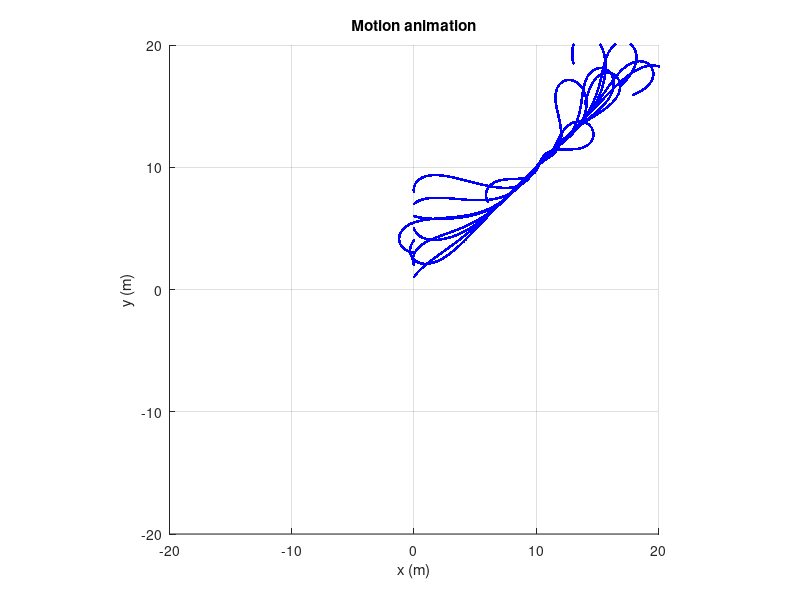

MATLAB code to generate this figure:
%% 
%   Particle Dynamics and State Feedback Contro from Napora and Paley:
%   "Observer-Based Feedback Control For Stabilization od Collective
%   Motion"
%
%   first order steering
close all
%% Deklarations/Definitions
% Timestepsize
dt = 0.01;
% Simulation Time (s)
tmax = 30;
% Number of Particles/Vehicles
N = 8;
% Constant Speed
v = 1;
% Local Position vector of the Particles/Vehicles incl. starting position
r = zeros(2*tmax/dt,N);
r(1,:) = zeros(1,N);
r(2,:) = 1:N;
% Local Speed orientation absolute
theta_abs = zeros(tmax/dt+1,N);
theta_abs(1,:) = 1:N;
% Matrix of relative orientations
%theta_rel = zeros (N,N);
% Position differences
drx = zeros(1,N);
dry = zeros(1,N);
% Time-Derivation of Speed Orientation 
nu = zeros (1,N);
% Control Gains 
K = -1; % Swarm Gain
Kt = 3;   % Tangetial Gain
%   K<0 for straight-line Motion (parrallel trajectories)
%   K>0 for balanced Motion (Sum of all velocities equal zero)
% if straight Line Motion Tangent_target:
r_Tx=-20:0.01:20;
r_Ty= 1* r_Tx;
r_T=[1;1];

theta_T = atan2(r_T(2),r_T(1));
% Punkte auf Tangente, mit minimalem Abstand zum  Boot
R_T = zeros(2,1);
% Vektor zur Tangente
r_target = zeros(2,1);
% Circular Motion?
circular_motion = 0; % 1 Yes 0 No



%% timesteps

if circular_motion == 0
if K<0
    clf;                                    
    axis square;
    axis([-20 20 -20 20]);
    grid on;
    hold on;                               
    title('Motion animation');
    xlabel('x (m)');  
    ylabel('y (m)');
    for ii = 1:(tmax/dt)
        nu = zeros(1,N);
%         for jj = 1:N
%             for kk = 1:N
%                 nu(jj) = nu(jj) + sin(theta_abs(ii,kk)-theta_abs(ii,jj));
%             end
%         end 
%         nu = - (K/N)*nu;
        for jj = 1:N
            R_T = [norm([r(2*ii-1,jj);r(2*ii,jj)])*sin(theta_T)*cos(theta_T);norm([r(2*ii-1,jj);r(2*ii,jj)])*sin(theta_T)*sin(theta_T)]+r_T*Kt;
            r_target = R_T-[r(2*ii-1,jj);r(2*ii,jj)];
            %theta_target = acos(r_target(1)/norm(r_target));
            theta_target = atan2(r_target(2),r_target(1));
            nu(jj) = sin(theta_target-theta_abs(ii,jj));
        end
        nu = - (K)*nu;
        
        %Winkel zur Tangente berechnen
        
        
        theta_abs(ii+1,:) = theta_abs(ii,:)+ nu * dt ;
        
        drx = cos(theta_abs(ii,:))*v*dt;
        dry = sin(theta_abs(ii,:))*v*dt;

        r(2*(ii+1)-1,:)= r(2*ii-1,:)+drx;
        r(2*(ii+1),:)= r(2*ii,:)+dry;

        plot(r(2*ii-1,:),r(2*ii,:),'b.');

        pause(dt);
    end
elseif K>0
    clf;                                    
    axis square;
    axis([-20 20 -20 20]);
    grid on;
    hold on;                               
    title('Motion animation');
    xlabel('x (m)');  
    ylabel('y (m)');
    for ii = 1:(tmax/dt)
        nu = zeros(1,N);


        for jj = 1:N
            for kk = 1:N
                nu(jj) = nu(jj) + sin(theta_abs(ii,kk)-theta_abs(ii,jj));
            end
        end 
        nu = - (K/N)*nu;
        theta_abs(ii+1,:) = theta_abs(ii,:)+ nu * dt ;

        drx = cos(theta_abs(ii,:))*v*dt;
        dry = sin(theta_abs(ii,:))*v*dt;

        r(2*(ii+1)-1,:)= r(2*ii-1,:)+drx;
        r(2*(ii+1),:)= r(2*ii,:)+dry;

        plot(r(2*ii-1,:),r(2*ii,:),'b.');

        pause(dt);
    end
end

    hold off;
elseif circular_motion == 1
    P = eye(N)-(1/N)*ones(N);   %Projector Matrix
    ome_0 = 0.2;                %ome_0^-1 is Radius of circular motion
    c = zeros (2*tmax/dt,N);
    K=1;
    c(1,:)=r(1,:)-1/ome_0*sin(theta_abs(1,:));
    c(2,:)=r(2,:)+1/ome_0*cos(theta_abs(1,:));
    clf;                                    
    axis square;
    axis([-20 20 -20 20]);
    grid on;
    hold on;                               
    title('Motion animation');
    xlabel('x (m)');  
    ylabel('y (m)');
    for ii = 1:(tmax/dt)
        nu = zeros(1,N);
        dr = [cos(theta_abs(ii,:));sin(theta_abs(ii,:))];

        for jj = 1:N
            nu(jj) = ome_0*(1+K*P(jj,:)*c(2*ii-1:2*ii,:).'*dr(:,jj));
        end 
        
        theta_abs(ii+1,:) = theta_abs(ii,:)+ nu * dt ;

        drx = cos(theta_abs(ii,:))*v*dt;
        dry = sin(theta_abs(ii,:))*v*dt;

        r(2*(ii+1)-1,:)= r(2*ii-1,:)+drx;
        r(2*(ii+1),:)= r(2*ii,:)+dry;
        
        c(2*(ii+1)-1,:) = r(2*(ii+1)-1,:) - 1/ome_0*sin(theta_abs(ii+1,:));
        c(2*(ii+1),:) = r(2*(ii+1),:) + 1/ome_0*cos(theta_abs(ii+1,:));
        
        plot(r(2*ii-1,:),r(2*ii,:),'b.');

        pause(dt/2);
    end

    hold off;
    
end

